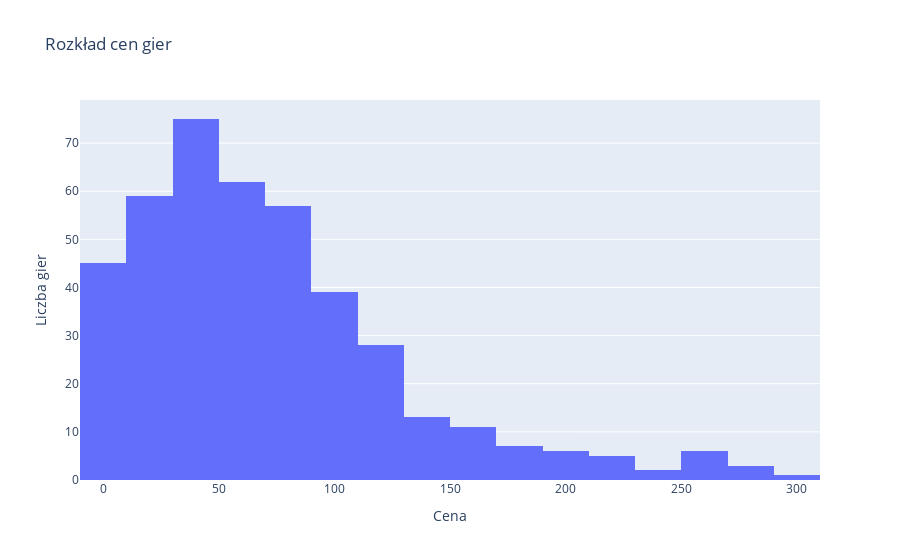

The code cell stored with this chart in its notebook:
### Code cell
import plotly.express as px

fig = px.histogram(df, x='Cena', nbins=20, title='Rozkład cen gier')
fig.update_layout(xaxis_title='Cena', yaxis_title='Liczba gier')
fig.show()

### Figure 1 — Plotly figure (JSON) as saved in the notebook; plotly's stock layout.template omitted (floating-point values rounded to 4 significant figures; data arrays with more than 128 entries replaced by an {"elided": "..."} marker saying what was removed)
{"data": [{"alignmentgroup": "True", "bingroup": "x", "hovertemplate": "Cena=%{x}<br>count=%{y}<extra></extra>", "legendgroup": "", "marker": {"color": "#636efa", "pattern": {"shape": ""}}, "name": "", "nbinsx": 20, "offsetgroup": "", "orientation": "v", "showlegend": false, "type": "histogram", "x": {"elided": "419 float values"}, "xaxis": "x", "yaxis": "y"}], "layout": {"barmode": "relative", "legend": {"tracegroupgap": 0}, "title": {"text": "Rozkład cen gier"}, "xaxis": {"anchor": "y", "domain": [0, 1], "title": {"text": "Cena"}}, "yaxis": {"anchor": "x", "domain": [0, 1], "title": {"text": "Liczba gier"}}}}
